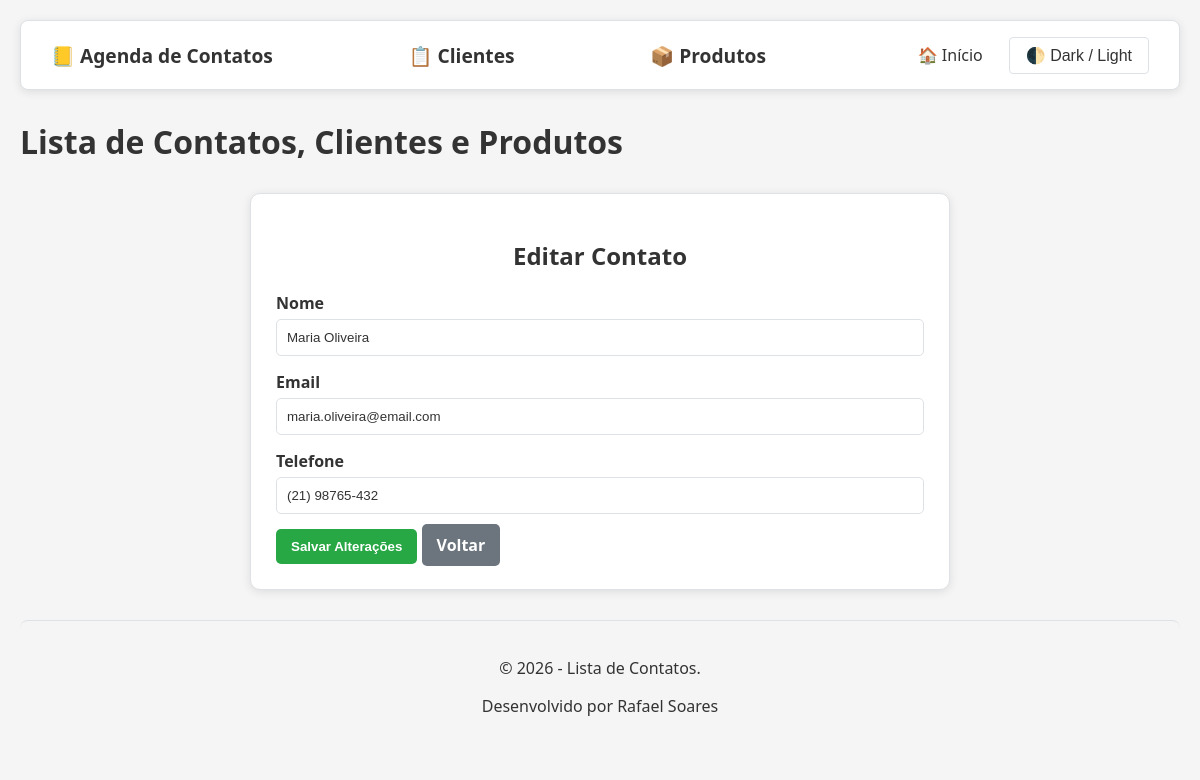
The app's page /index.php?pagina=editar_contato&id=2 with its own data.
### tables this page shows
CREATE TABLE contatos (
    id INT AUTO_INCREMENT PRIMARY KEY,
    nome VARCHAR(100) NOT NULL,
    email VARCHAR(100) NOT NULL,
    telefone VARCHAR(14),
    created_at TIMESTAMP DEFAULT CURRENT_TIMESTAMP
);

### config/database.php (called while the page is built)
<?php
class Database
{
    private static ?PDO $connection = null;
    public static function getConnection(): PDO
    {
        if (self::$connection === null) {
            $host = "localhost";
            $dbname = "agenda";
            $user = "root";
            $pass = "";
            self::$connection = new PDO(
                "mysql:host=$host;dbname=$dbname;charset=utf8",
                $user,
                $pass
            );
            self::$connection->setAttribute(
                PDO::ATTR_ERRMODE,
                PDO::ERRMODE_EXCEPTION
            );
        }
        return self::$connection;
    }
}
?>

### models/ContatoDAO.php (called while the page is built, shortened)
<?php
require_once __DIR__ . '/../config/database.php';
class ContatoDAO
{
    private PDO $pdo;
    public function __construct()
    {
        $this->pdo = Database::getConnection();
    }
    public function buscarPorId(int $id): ?array
{
    try {
        $stmt = $this->pdo->prepare(
            "SELECT * FROM contatos WHERE id = ?"
        );
        $stmt->execute([$id]);
        $resultado = $stmt->fetch(PDO::FETCH_ASSOC);
        return $resultado ?: null;
    } catch (PDOException $e) {
        return null;
    }
}
}
?>

### views/contatos/editar_contato.php (the view, shortened to what this page needs)
<?php
require_once __DIR__ . '/../../models/ContatoDAO.php';
$id = filter_input(INPUT_GET, 'id', FILTER_VALIDATE_INT);
$dao = new ContatoDAO();
$contato = $dao->buscarPorId($id);
require_once __DIR__ . '/../cabecalho.php';
?>
<div class="form-container">
    <h2>Editar Contato</h2>
    <form method="post">
        <div class="form-group">
            <label>Nome</label>
            <input
                type="text"
                name="nome"
                value="<?= htmlspecialchars($contato['nome']) ?>"
                required>
        </div>
        <div class="form-group">
            <label>Email</label>
            <input
                type="email"
                name="email"
                value="<?= htmlspecialchars($contato['email']) ?>">
        </div>
        <div class="form-group">
            <label>Telefone</label>
            <input
                type="text"
                name="telefone"
                value="<?= htmlspecialchars($contato['telefone']) ?>">
        </div>
        <button type="submit" class="btn btn-salvar">
            Salvar Alterações
        </button>
        <a href="index.php?pagina=contatos"
           class="btn btn-voltar">
            Voltar
        </a>
    </form>
</div>
<?php
require_once __DIR__ . '/../rodape.php';
?>

### views/cabecalho.php (style rules this page uses)
:root { --bg-color: #f5f5f5; --text-color: #333333; --card-bg: #ffffff; --table-bg: #ffffff; --header-bg: #f8f9fa; --border-color: #dee2e6; --navbar-bg: #ffffff; --footer-bg: #f5f5f5; }
* { transition: background-color 0.3s ease, color 0.3s ease; box-sizing: border-box; }
body { font-family: 'Segoe UI', Tahoma, Geneva, Verdana, sans-serif; margin: 0; padding: 20px; background-color: var(--bg-color); color: var(--text-color); }
.form-container { max-width: 700px; margin: 30px auto; background: var(--card-bg); padding: 25px; border-radius: 10px; border: 1px solid var(--border-color); box-shadow: 0 2px 10px rgba(0,0,0,0.1); }
.form-container h2 { margin-bottom: 20px; text-align: center; }
.form-group { margin-bottom: 15px; }
.form-group label { display: block; font-weight: bold; margin-bottom: 5px; }
.form-group input, .form-group textarea, .form-group select { width: 100%; padding: 10px; border: 1px solid var(--border-color); border-radius: 5px; background: var(--table-bg); color: var(--text-color); }
.btn { padding: 10px 15px; border: none; border-radius: 5px; cursor: pointer; text-decoration: none; color: white; font-weight: bold; }
.btn-salvar { background: #28a745; }
.btn-voltar { background: #6c757d; }

### records on screen
contatos: nome "Maria Oliveira", email "maria.oliveira@email.com", telefone "(21) 98765-432"
